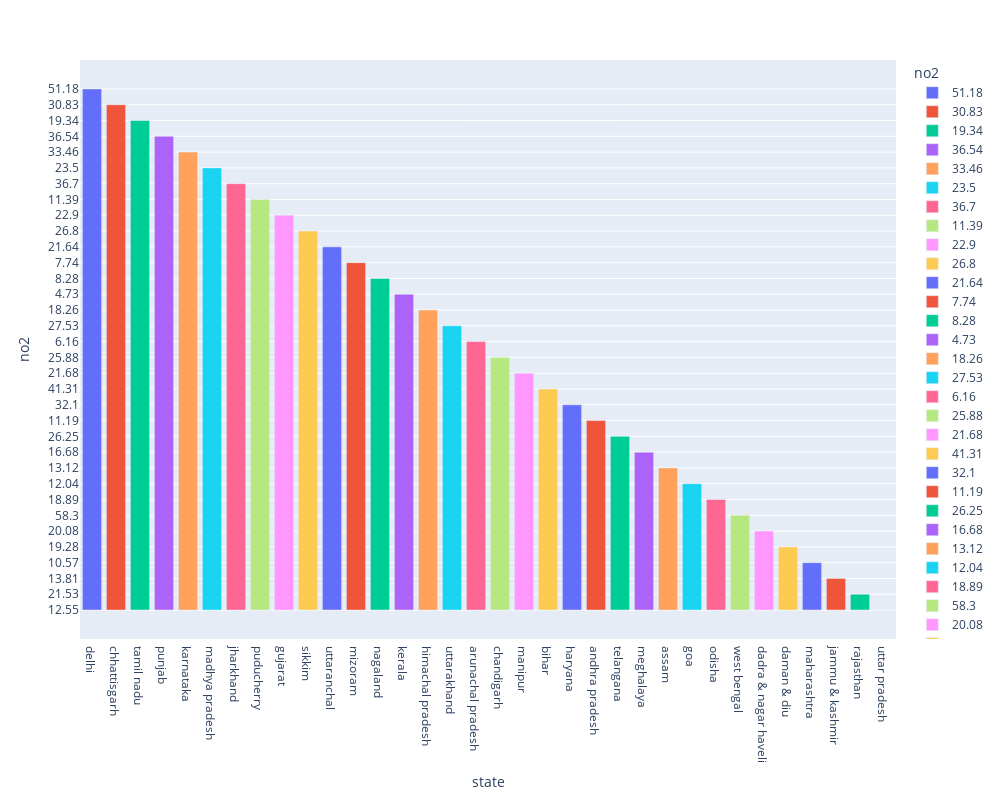

Notebook code for this chart:
### Code cell
import plotly.express as px
fig=px.bar(data_frame=df_sort_so2,x="state",y="no2",color="no2",hover_data=['state','no2'],width=1000, height=800)
fig.show()

### Figure 1 — Plotly figure (JSON) as saved in the notebook; plotly's stock layout.template omitted (floating-point values rounded to 4 significant figures)
{"data": [{"alignmentgroup": "True", "customdata": [["delhi", "51.18"]], "hovertemplate": "no2=%{customdata[1]}<br>state=%{customdata[0]}<extra></extra>", "legendgroup": "51.18", "marker": {"color": "#636efa"}, "name": "51.18", "offsetgroup": "51.18", "orientation": "v", "showlegend": true, "textposition": "auto", "type": "bar", "x": ["delhi"], "xaxis": "x", "y": ["51.18"], "yaxis": "y"}, {"alignmentgroup": "True", "customdata": [["chhattisgarh", "30.83"]], "hovertemplate": "no2=%{customdata[1]}<br>state=%{customdata[0]}<extra></extra>", "legendgroup": "30.83", "marker": {"color": "#EF553B"}, "name": "30.83", "offsetgroup": "30.83", "orientation": "v", "showlegend": true, "textposition": "auto", "type": "bar", "x": ["chhattisgarh"], "xaxis": "x", "y": ["30.83"], "yaxis": "y"}, {"alignmentgroup": "True", "customdata": [["tamil nadu", "19.34"]], "hovertemplate": "no2=%{customdata[1]}<br>state=%{customdata[0]}<extra></extra>", "legendgroup": "19.34", "marker": {"color": "#00cc96"}, "name": "19.34", "offsetgroup": "19.34", "orientation": "v", "showlegend": true, "textposition": "auto", "type": "bar", "x": ["tamil nadu"], "xaxis": "x", "y": ["19.34"], "yaxis": "y"}, {"alignmentgroup": "True", "customdata": [["punjab", "36.54"]], "hovertemplate": "no2=%{customdata[1]}<br>state=%{customdata[0]}<extra></extra>", "legendgroup": "36.54", "marker": {"color": "#ab63fa"}, "name": "36.54", "offsetgroup": "36.54", "orientation": "v", "showlegend": true, "textposition": "auto", "type": "bar", "x": ["punjab"], "xaxis": "x", "y": ["36.54"], "yaxis": "y"}, {"alignmentgroup": "True", "customdata": [["karnataka", "33.46"]], "hovertemplate": "no2=%{customdata[1]}<br>state=%{customdata[0]}<extra></extra>", "legendgroup": "33.46", "marker": {"color": "#FFA15A"}, "name": "33.46", "offsetgroup": "33.46", "orientation": "v", "showlegend": true, "textposition": "auto", "type": "bar", "x": ["karnataka"], "xaxis": "x", "y": ["33.46"], "yaxis": "y"}, {"alignmentgroup": "True", "customdata": [["madhya pradesh", "23.5"]], "hovertemplate": "no2=%{customdata[1]}<br>state=%{customdata[0]}<extra></extra>", "legendgroup": "23.5", "marker": {"color": "#19d3f3"}, "name": "23.5", "offsetgroup": "23.5", "orientation": "v", "showlegend": true, "textposition": "auto", "type": "bar", "x": ["madhya pradesh"], "xaxis": "x", "y": ["23.5"], "yaxis": "y"}, {"alignmentgroup": "True", "customdata": [["jharkhand", "36.7"]], "hovertemplate": "no2=%{customdata[1]}<br>state=%{customdata[0]}<extra></extra>", "legendgroup": "36.7", "marker": {"color": "#FF6692"}, "name": "36.7", "offsetgroup": "36.7", "orientation": "v", "showlegend": true, "textposition": "auto", "type": "bar", "x": ["jharkhand"], "xaxis": "x", "y": ["36.7"], "yaxis": "y"}, {"alignmentgroup": "True", "customdata": [["puducherry", "11.39"]], "hovertemplate": "no2=%{customdata[1]}<br>state=%{customdata[0]}<extra></extra>", "legendgroup": "11.39", "marker": {"color": "#B6E880"}, "name": "11.39", "offsetgroup": "11.39", "orientation": "v", "showlegend": true, "textposition": "auto", "type": "bar", "x": ["puducherry"], "xaxis": "x", "y": ["11.39"], "yaxis": "y"}, {"alignmentgroup": "True", "customdata": [["gujarat", "22.9"]], "hovertemplate": "no2=%{customdata[1]}<br>state=%{customdata[0]}<extra></extra>", "legendgroup": "22.9", "marker": {"color": "#FF97FF"}, "name": "22.9", "offsetgroup": "22.9", "orientation": "v", "showlegend": true, "textposition": "auto", "type": "bar", "x": ["gujarat"], "xaxis": "x", "y": ["22.9"], "yaxis": "y"}, {"alignmentgroup": "True", "customdata": [["sikkim", "26.8"]], "hovertemplate": "no2=%{customdata[1]}<br>state=%{customdata[0]}<extra></extra>", "legendgroup": "26.8", "marker": {"color": "#FECB52"}, "name": "26.8", "offsetgroup": "26.8", "orientation": "v", "showlegend": true, "textposition": "auto", "type": "bar", "x": ["sikkim"], "xaxis": "x", "y": ["26.8"], "yaxis": "y"}, {"alignmentgroup": "True", "customdata": [["uttaranchal", "21.64"]], "hovertemplate": "no2=%{customdata[1]}<br>state=%{customdata[0]}<extra></extra>", "legendgroup": "21.64", "marker": {"color": "#636efa"}, "name": "21.64", "offsetgroup": "21.64", "orientation": "v", "showlegend": true, "textposition": "auto", "type": "bar", "x": ["uttaranchal"], "xaxis": "x", "y": ["21.64"], "yaxis": "y"}, {"alignmentgroup": "True", "customdata": [["mizoram", "7.74"]], "hovertemplate": "no2=%{customdata[1]}<br>state=%{customdata[0]}<extra></extra>", "legendgroup": "7.74", "marker": {"color": "#EF553B"}, "name": "7.74", "offsetgroup": "7.74", "orientation": "v", "showlegend": true, "textposition": "auto", "type": "bar", "x": ["mizoram"], "xaxis": "x", "y": ["7.74"], "yaxis": "y"}, {"alignmentgroup": "True", "customdata": [["nagaland", "8.28"]], "hovertemplate": "no2=%{customdata[1]}<br>state=%{customdata[0]}<extra></extra>", "legendgroup": "8.28", "marker": {"color": "#00cc96"}, "name": "8.28", "offsetgroup": "8.28", "orientation": "v", "showlegend": true, "textposition": "auto", "type": "bar", "x": ["nagaland"], "xaxis": "x", "y": ["8.28"], "yaxis": "y"}, {"alignmentgroup": "True", "customdata": [["kerala", "4.73"]], "hovertemplate": "no2=%{customdata[1]}<br>state=%{customdata[0]}<extra></extra>", "legendgroup": "4.73", "marker": {"color": "#ab63fa"}, "name": "4.73", "offsetgroup": "4.73", "orientation": "v", "showlegend": true, "textposition": "auto", "type": "bar", "x": ["kerala"], "xaxis": "x", "y": ["4.73"], "yaxis": "y"}, {"alignmentgroup": "True", "customdata": [["himachal pradesh", "18.26"]], "hovertemplate": "no2=%{customdata[1]}<br>state=%{customdata[0]}<extra></extra>", "legendgroup": "18.26", "marker": {"color": "#FFA15A"}, "name": "18.26", "offsetgroup": "18.26", "orientation": "v", "showlegend": true, "textposition": "auto", "type": "bar", "x": ["himachal pradesh"], "xaxis": "x", "y": ["18.26"], "yaxis": "y"}, {"alignmentgroup": "True", "customdata": [["uttarakhand", "27.53"]], "hovertemplate": "no2=%{customdata[1]}<br>state=%{customdata[0]}<extra></extra>", "legendgroup": "27.53", "marker": {"color": "#19d3f3"}, "name": "27.53", "offsetgroup": "27.53", "orientation": "v", "showlegend": true, "textposition": "auto", "type": "bar", "x": ["uttarakhand"], "xaxis": "x", "y": ["27.53"], "yaxis": "y"}, {"alignmentgroup": "True", "customdata": [["arunachal pradesh", "6.16"]], "hovertemplate": "no2=%{customdata[1]}<br>state=%{customdata[0]}<extra></extra>", "legendgroup": "6.16", "marker": {"color": "#FF6692"}, "name": "6.16", "offsetgroup": "6.16", "orientation": "v", "showlegend": true, "textposition": "auto", "type": "bar", "x": ["arunachal pradesh"], "xaxis": "x", "y": ["6.16"], "yaxis": "y"}, {"alignmentgroup": "True", "customdata": [["chandigarh", "25.88"]], "hovertemplate": "no2=%{customdata[1]}<br>state=%{customdata[0]}<extra></extra>", "legendgroup": "25.88", "marker": {"color": "#B6E880"}, "name": "25.88", "offsetgroup": "25.88", "orientation": "v", "showlegend": true, "textposition": "auto", "type": "bar", "x": ["chandigarh"], "xaxis": "x", "y": ["25.88"], "yaxis": "y"}, {"alignmentgroup": "True", "customdata": [["manipur", "21.68"]], "hovertemplate": "no2=%{customdata[1]}<br>state=%{customdata[0]}<extra></extra>", "legendgroup": "21.68", "marker": {"color": "#FF97FF"}, "name": "21.68", "offsetgroup": "21.68", "orientation": "v", "showlegend": true, "textposition": "auto", "type": "bar", "x": ["manipur"], "xaxis": "x", "y": ["21.68"], "yaxis": "y"}, {"alignmentgroup": "True", "customdata": [["bihar", "41.31"]], "hovertemplate": "no2=%{customdata[1]}<br>state=%{customdata[0]}<extra></extra>", "legendgroup": "41.31", "marker": {"color": "#FECB52"}, "name": "41.31", "offsetgroup": "41.31", "orientation": "v", "showlegend": true, "textposition": "auto", "type": "bar", "x": ["bihar"], "xaxis": "x", "y": ["41.31"], "yaxis": "y"}, {"alignmentgroup": "True", "customdata": [["haryana", "32.1"]], "hovertemplate": "no2=%{customdata[1]}<br>state=%{customdata[0]}<extra></extra>", "legendgroup": "32.1", "marker": {"color": "#636efa"}, "name": "32.1", "offsetgroup": "32.1", "orientation": "v", "showlegend": true, "textposition": "auto", "type": "bar", "x": ["haryana"], "xaxis": "x", "y": ["32.1"], "yaxis": "y"}, {"alignmentgroup": "True", "customdata": [["andhra pradesh", "11.19"]], "hovertemplate": "no2=%{customdata[1]}<br>state=%{customdata[0]}<extra></extra>", "legendgroup": "11.19", "marker": {"color": "#EF553B"}, "name": "11.19", "offsetgroup": "11.19", "orientation": "v", "showlegend": true, "textposition": "auto", "type": "bar", "x": ["andhra pradesh"], "xaxis": "x", "y": ["11.19"], "yaxis": "y"}, {"alignmentgroup": "True", "customdata": [["telangana", "26.25"]], "hovertemplate": "no2=%{customdata[1]}<br>state=%{customdata[0]}<extra></extra>", "legendgroup": "26.25", "marker": {"color": "#00cc96"}, "name": "26.25", "offsetgroup": "26.25", "orientation": "v", "showlegend": true, "textposition": "auto", "type": "bar", "x": ["telangana"], "xaxis": "x", "y": ["26.25"], "yaxis": "y"}, {"alignmentgroup": "True", "customdata": [["meghalaya", "16.68"]], "hovertemplate": "no2=%{customdata[1]}<br>state=%{customdata[0]}<extra></extra>", "legendgroup": "16.68", "marker": {"color": "#ab63fa"}, "name": "16.68", "offsetgroup": "16.68", "orientation": "v", "showlegend": true, "textposition": "auto", "type": "bar", "x": ["meghalaya"], "xaxis": "x", "y": ["16.68"], "yaxis": "y"}, {"alignmentgroup": "True", "customdata": [["assam", "13.12"]], "hovertemplate": "no2=%{customdata[1]}<br>state=%{customdata[0]}<extra></extra>", "legendgroup": "13.12", "marker": {"color": "#FFA15A"}, "name": "13.12", "offsetgroup": "13.12", "orientation": "v", "showlegend": true, "textposition": "auto", "type": "bar", "x": ["assam"], "xaxis": "x", "y": ["13.12"], "yaxis": "y"}, {"alignmentgroup": "True", "customdata": [["goa", "12.04"]], "hovertemplate": "no2=%{customdata[1]}<br>state=%{customdata[0]}<extra></extra>", "legendgroup": "12.04", "marker": {"color": "#19d3f3"}, "name": "12.04", "offsetgroup": "12.04", "orientation": "v", "showlegend": true, "textposition": "auto", "type": "bar", "x": ["goa"], "xaxis": "x", "y": ["12.04"], "yaxis": "y"}, {"alignmentgroup": "True", "customdata": [["odisha", "18.89"]], "hovertemplate": "no2=%{customdata[1]}<br>state=%{customdata[0]}<extra></extra>", "legendgroup": "18.89", "marker": {"color": "#FF6692"}, "name": "18.89", "offsetgroup": "18.89", "orientation": "v", "showlegend": true, "textposition": "auto", "type": "bar", "x": ["odisha"], "xaxis": "x", "y": ["18.89"], "yaxis": "y"}, {"alignmentgroup": "True", "customdata": [["west bengal", "58.3"]], "hovertemplate": "no2=%{customdata[1]}<br>state=%{customdata[0]}<extra></extra>", "legendgroup": "58.3", "marker": {"color": "#B6E880"}, "name": "58.3", "offsetgroup": "58.3", "orientation": "v", "showlegend": true, "textposition": "auto", "type": "bar", "x": ["west bengal"], "xaxis": "x", "y": ["58.3"], "yaxis": "y"}, {"alignmentgroup": "True", "customdata": [["dadra & nagar haveli", "20.08"]], "hovertemplate": "no2=%{customdata[1]}<br>state=%{customdata[0]}<extra></extra>", "legendgroup": "20.08", "marker": {"color": "#FF97FF"}, "name": "20.08", "offsetgroup": "20.08", "orientation": "v", "showlegend": true, "textposition": "auto", "type": "bar", "x": ["dadra & nagar haveli"], "xaxis": "x", "y": ["20.08"], "yaxis": "y"}, {"alignmentgroup": "True", "customdata": [["daman & diu", "19.28"]], "hovertemplate": "no2=%{customdata[1]}<br>state=%{customdata[0]}<extra></extra>", "legendgroup": "19.28", "marker": {"color": "#FECB52"}, "name": "19.28", "offsetgroup": "19.28", "orientation": "v", "showlegend": true, "textposition": "auto", "type": "bar", "x": ["daman & diu"], "xaxis": "x", "y": ["19.28"], "yaxis": "y"}, {"alignmentgroup": "True", "customdata": [["maharashtra", "10.57"]], "hovertemplate": "no2=%{customdata[1]}<br>state=%{customdata[0]}<extra></extra>", "legendgroup": "10.57", "marker": {"color": "#636efa"}, "name": "10.57", "offsetgroup": "10.57", "orientation": "v", "showlegend": true, "textposition": "auto", "type": "bar", "x": ["maharashtra"], "xaxis": "x", "y": ["10.57"], "yaxis": "y"}, {"alignmentgroup": "True", "customdata": [["jammu & kashmir", "13.81"]], "hovertemplate": "no2=%{customdata[1]}<br>state=%{customdata[0]}<extra></extra>", "legendgroup": "13.81", "marker": {"color": "#EF553B"}, "name": "13.81", "offsetgroup": "13.81", "orientation": "v", "showlegend": true, "textposition": "auto", "type": "bar", "x": ["jammu & kashmir"], "xaxis": "x", "y": ["13.81"], "yaxis": "y"}, {"alignmentgroup": "True", "customdata": [["rajasthan", "21.53"]], "hovertemplate": "no2=%{customdata[1]}<br>state=%{customdata[0]}<extra></extra>", "legendgroup": "21.53", "marker": {"color": "#00cc96"}, "name": "21.53", "offsetgroup": "21.53", "orientation": "v", "showlegend": true, "textposition": "auto", "type": "bar", "x": ["rajasthan"], "xaxis": "x", "y": ["21.53"], "yaxis": "y"}, {"alignmentgroup": "True", "customdata": [["uttar pradesh", "12.55"]], "hovertemplate": "no2=%{customdata[1]}<br>state=%{customdata[0]}<extra></extra>", "legendgroup": "12.55", "marker": {"color": "#ab63fa"}, "name": "12.55", "offsetgroup": "12.55", "orientation": "v", "showlegend": true, "textposition": "auto", "type": "bar", "x": ["uttar pradesh"], "xaxis": "x", "y": ["12.55"], "yaxis": "y"}], "layout": {"barmode": "relative", "height": 800, "legend": {"title": {"text": "no2"}, "tracegroupgap": 0}, "margin": {"t": 60}, "width": 1000, "xaxis": {"anchor": "y", "domain": [0, 1], "title": {"text": "state"}}, "yaxis": {"anchor": "x", "categoryarray": ["12.55", "21.53", "13.81", "10.57", "19.28", "20.08", "58.3", "18.89", "12.04", "13.12", "16.68", "26.25", "11.19", "32.1", "41.31", "21.68", "25.88", "6.16", "27.53", "18.26", "4.73", "8.28", "7.74", "21.64", "26.8", "22.9", "11.39", "36.7", "23.5", "33.46", "36.54", "19.34", "30.83", "51.18"], "categoryorder": "array", "domain": [0, 1], "title": {"text": "no2"}}}}
